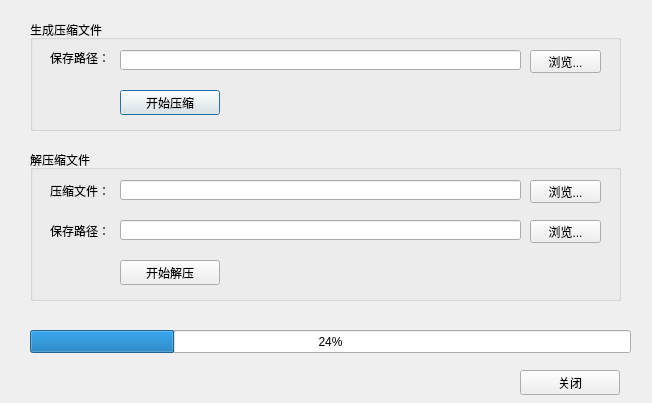
<?xml version="1.0" encoding="UTF-8"?>
<ui version="4.0">
 <class>Compress</class>
 <widget class="QDialog" name="Compress">
  <property name="geometry">
   <rect>
    <x>0</x>
    <y>0</y>
    <width>652</width>
    <height>403</height>
   </rect>
  </property>
  <property name="windowTitle">
   <string>Dialog</string>
  </property>
  <widget class="QGroupBox" name="groupBox">
   <property name="geometry">
    <rect>
     <x>30</x>
     <y>20</y>
     <width>591</width>
     <height>111</height>
    </rect>
   </property>
   <property name="title">
    <string>生成压缩文件</string>
   </property>
   <widget class="QPushButton" name="StartCompress">
    <property name="geometry">
     <rect>
      <x>90</x>
      <y>70</y>
      <width>100</width>
      <height>25</height>
     </rect>
    </property>
    <property name="text">
     <string>开始压缩</string>
    </property>
   </widget>
   <widget class="QPushButton" name="FilePathBTN">
    <property name="geometry">
     <rect>
      <x>500</x>
      <y>30</y>
      <width>71</width>
      <height>23</height>
     </rect>
    </property>
    <property name="text">
     <string>浏览...</string>
    </property>
   </widget>
   <widget class="QLineEdit" name="EditFileName">
    <property name="geometry">
     <rect>
      <x>90</x>
      <y>30</y>
      <width>401</width>
      <height>20</height>
     </rect>
    </property>
   </widget>
   <widget class="QLabel" name="label_2">
    <property name="geometry">
     <rect>
      <x>20</x>
      <y>30</y>
      <width>61</width>
      <height>16</height>
     </rect>
    </property>
    <property name="text">
     <string>保存路径：</string>
    </property>
   </widget>
  </widget>
  <widget class="QGroupBox" name="groupBox_2">
   <property name="geometry">
    <rect>
     <x>30</x>
     <y>150</y>
     <width>591</width>
     <height>151</height>
    </rect>
   </property>
   <property name="title">
    <string>解压缩文件</string>
   </property>
   <widget class="QPushButton" name="StartUncompress">
    <property name="geometry">
     <rect>
      <x>90</x>
      <y>110</y>
      <width>100</width>
      <height>25</height>
     </rect>
    </property>
    <property name="text">
     <string>开始解压</string>
    </property>
   </widget>
   <widget class="QPushButton" name="FilePathBTN_2">
    <property name="geometry">
     <rect>
      <x>500</x>
      <y>70</y>
      <width>71</width>
      <height>23</height>
     </rect>
    </property>
    <property name="text">
     <string>浏览...</string>
    </property>
   </widget>
   <widget class="QLabel" name="label_3">
    <property name="geometry">
     <rect>
      <x>20</x>
      <y>70</y>
      <width>61</width>
      <height>21</height>
     </rect>
    </property>
    <property name="text">
     <string>保存路径：</string>
    </property>
   </widget>
   <widget class="QLineEdit" name="EditFileName_2">
    <property name="geometry">
     <rect>
      <x>90</x>
      <y>70</y>
      <width>401</width>
      <height>20</height>
     </rect>
    </property>
    <property name="readOnly">
     <bool>false</bool>
    </property>
   </widget>
   <widget class="QLineEdit" name="EditFilePath_2">
    <property name="geometry">
     <rect>
      <x>90</x>
      <y>30</y>
      <width>401</width>
      <height>20</height>
     </rect>
    </property>
    <property name="readOnly">
     <bool>false</bool>
    </property>
   </widget>
   <widget class="QPushButton" name="FileNameBTN_2">
    <property name="geometry">
     <rect>
      <x>500</x>
      <y>30</y>
      <width>71</width>
      <height>23</height>
     </rect>
    </property>
    <property name="text">
     <string>浏览...</string>
    </property>
   </widget>
   <widget class="QLabel" name="label_4">
    <property name="geometry">
     <rect>
      <x>20</x>
      <y>30</y>
      <width>61</width>
      <height>21</height>
     </rect>
    </property>
    <property name="text">
     <string>压缩文件：</string>
    </property>
   </widget>
  </widget>
  <widget class="QPushButton" name="close">
   <property name="geometry">
    <rect>
     <x>520</x>
     <y>370</y>
     <width>100</width>
     <height>25</height>
    </rect>
   </property>
   <property name="text">
    <string>关闭</string>
   </property>
  </widget>
  <widget class="QProgressBar" name="progressBar">
   <property name="geometry">
    <rect>
     <x>30</x>
     <y>330</y>
     <width>601</width>
     <height>23</height>
    </rect>
   </property>
   <property name="value">
    <number>24</number>
   </property>
  </widget>
 </widget>
 <resources/>
 <connections/>
</ui>
